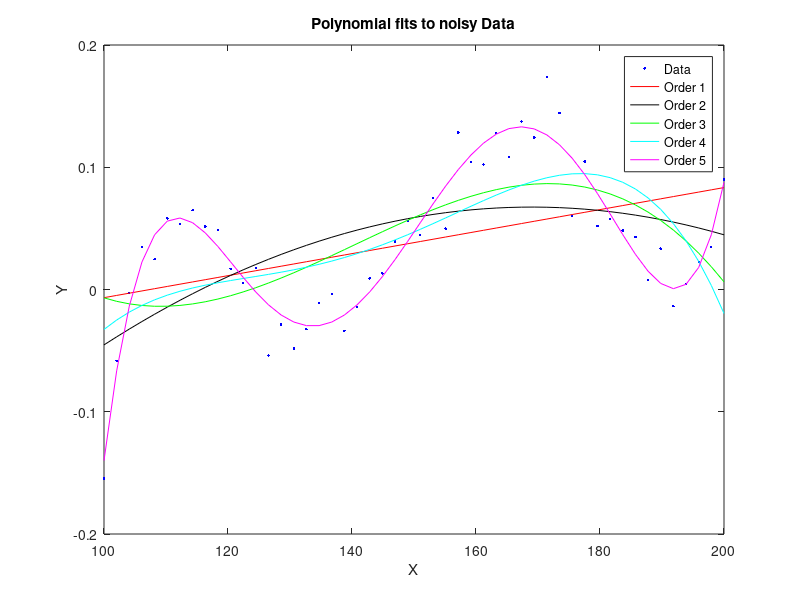

This chart was generated by the following MATLAB code:
% FITTING POLYNOMIALS (QUESTION 4)
%%
clc; clear;
load randomData.mat;
[p1,~,mu1] = polyfit(x, y, 1);
[p2,~,mu2] = polyfit(x, y, 2);
[p3,~,mu3] = polyfit(x, y, 3);
[p4,~,mu4] = polyfit(x, y, 4);
[p5,~,mu5] = polyfit(x, y, 5);
f1 = polyval(p1,x,[],mu1);
f2 = polyval(p2,x,[],mu2);
f3 = polyval(p3,x,[],mu3);
f4 = polyval(p4,x,[],mu4);
f5 = polyval(p5,x,[],mu5);
figure;
plot(x, y, '.b');
hold on;
plot(x,f1,'r');
hold on
plot(x, f2,'k');
hold on 
plot(x,f3,'g');
hold on;
plot(x, f4, 'c');
hold on
plot(x, f5, 'm');
xlabel('X');
ylabel('Y');
title('Polynomial fits to noisy Data');
legend('Data', 'Order 1', 'Order 2', 'Order 3', 'Order 4', 'Order 5');